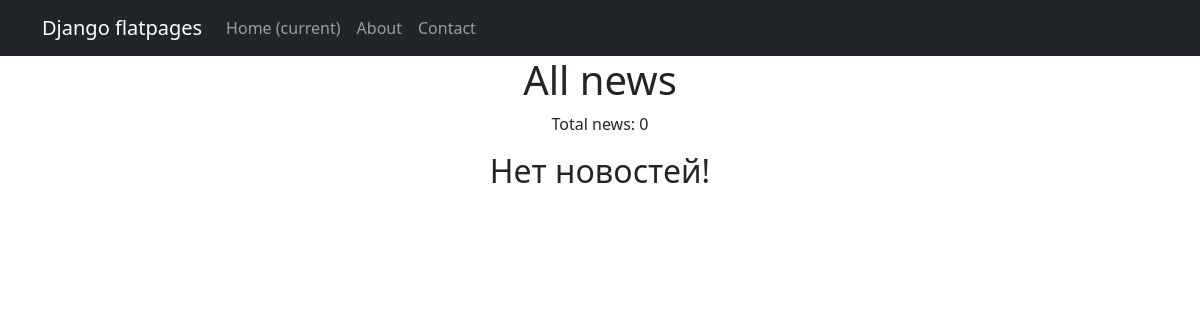
The page /news/ on the database as committed earlier.
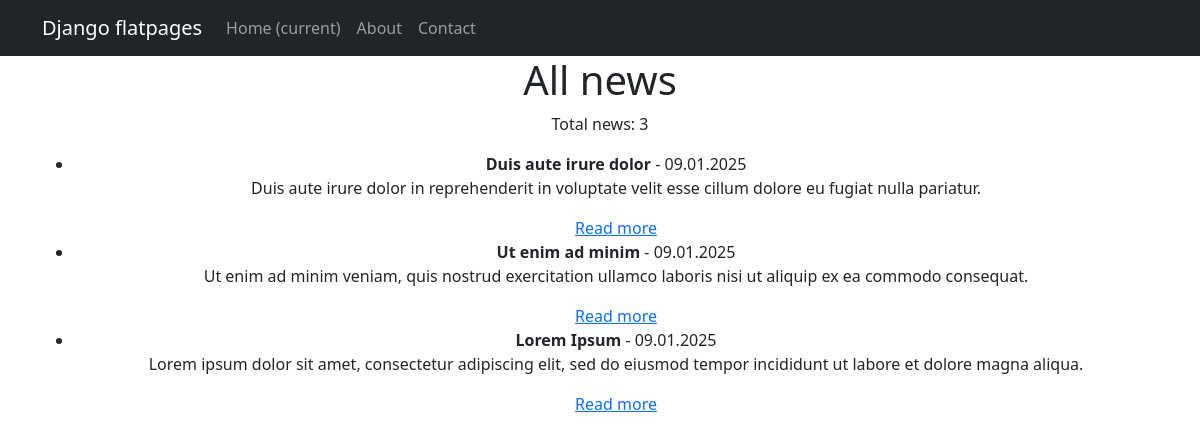
The same page on the database as committed later.
### news/models.py (models this page shows, shortened)
class Post(models.Model):
    author = models.ForeignKey(Author, on_delete=models.CASCADE)
    NEWS = 'NW'
    ARTICLE = 'AR'
    POST_TYPES = [
        ('NEWS', 'Новость'),
        ('ARTICLE', 'Статья'),
    ]
    categoryType = models.CharField(max_length=7, choices=POST_TYPES, default=ARTICLE)
    dateCreation = models.DateTimeField(auto_now_add=True)
    postCategory = models.ManyToManyField(Category, through='PostCategory')
    text = models.TextField()
    title = models.CharField(max_length=128)
    rating = models.SmallIntegerField(default=0)

### news/views.py (the view)
# urls.py: path('', PostList.as_view(), name='news_list'),
class PostList(FilteredListViewMixin, ListView):
    model = Post
    ordering = '-dateCreation'
    template_name = 'news.html'
    context_object_name = 'news'
    paginate_by = 10
    filter_class = PostFilter

### news/templatetags/cens_filter.py (called while the page is built)
@register.filter(name='censor')
def censor(text, rude_words=None):
    if not isinstance(text, str):
        raise ValueError('Фильтр применяется только к тексту ')
    if rude_words is None:
        rude_words = ['редиска']
    for word in rude_words:
        censored_word = word[0] + "*" * (len(word) - 1)
        text = text.replace(word, censored_word)
    return text

### news/views.py (called while the page is built)
    def get_queryset(self):
        queryset = super().get_queryset()
        if self.filter_class:
            self.filterset = self.filter_class(self.request.GET, queryset)
            return self.filterset.qs
        return queryset

    def get_context_data(self, **kwargs):
        context = super().get_context_data(**kwargs)
        context['filterset'] = getattr(self, 'filterset', None)
        return context

### templates/news.html (shortened to what this page needs)
{% extends 'flatpages/default.html' %}
{% load cens_filter %}
{% block content %}
<h1>All news</h1>
<p>Total news: {{ news|length }}</p>
<ul>
    {% for new in news %}
    <li>
        <strong>{{ new.title|censor }}</strong> - {{ new.dateCreation|date:"d.m.Y" }}
        <p>{{ new.text|truncatewords:20 }}</p>
        <a href="{% url 'news_detail' id=new.id %}">Read more</a>
    </li>
    {% endfor %}
</ul>
{% if not news %}
<h2>Нет новостей!</h2>
{% endif %}
{% endblock content %}

### templates/flatpages/default.html (shortened to what this page needs)
<!DOCTYPE html>
<html lang="en">
    <head>
        {% load static %}
        <link href="{% static 'css/styles.css' %}" rel="stylesheet" />
    </head>
    <body>
        <nav class="navbar navbar-expand-lg navbar-dark bg-dark static-top">
            <div class="container">
                <a class="navbar-brand" href="#">Django flatpages</a>
                <div class="collapse navbar-collapse" id="navbarResponsive">
                    <ul class="navbar-nav ml-auto">
                        <li class="nav-item active">
                            <a class="nav-link" href="#">Home
                                <span class="sr-only">(current)</span>
                            </a>
                        </li>
                        <li class="nav-item">
                            <a class="nav-link" href="/about/">About</a>
                        </li>
                        <li class="nav-item">
                            <a class="nav-link" href="/contacts/">Contact</a>
                        </li>
                    </ul>
                </div>
            </div>
        </nav>
        <div class="container">
            <div class="row">
                <div class="col-lg-12 text-center">
                    {% block content %}
                    {% endblock content %}
                </div>
            </div>
        </div>
    </body>
</html>

Rows that differ between the two databases and show on the page:
added Post: title|censor "Duis aute irure dolor", dateCreation "09.01.2025", text "Duis aute irure dolor in reprehenderit in voluptate velit esse cillum dolore eu fugiat nulla pariatur."
added Post: title|censor "Ut enim ad minim", dateCreation "09.01.2025", text "Ut enim ad minim veniam, quis nostrud exercitation ullamco laboris nisi ut aliquip ex ea commodo consequat."
added Post: title|censor "Lorem Ipsum", dateCreation "09.01.2025", text "Lorem ipsum dolor sit amet, consectetur adipiscing elit, sed do eiusmod tempor incididunt ut labore et dolore magna aliqua."
Other text that changed with them:
{{ news|length }}: "0" → "3"
text no longer shown: "Нет новостей!"
